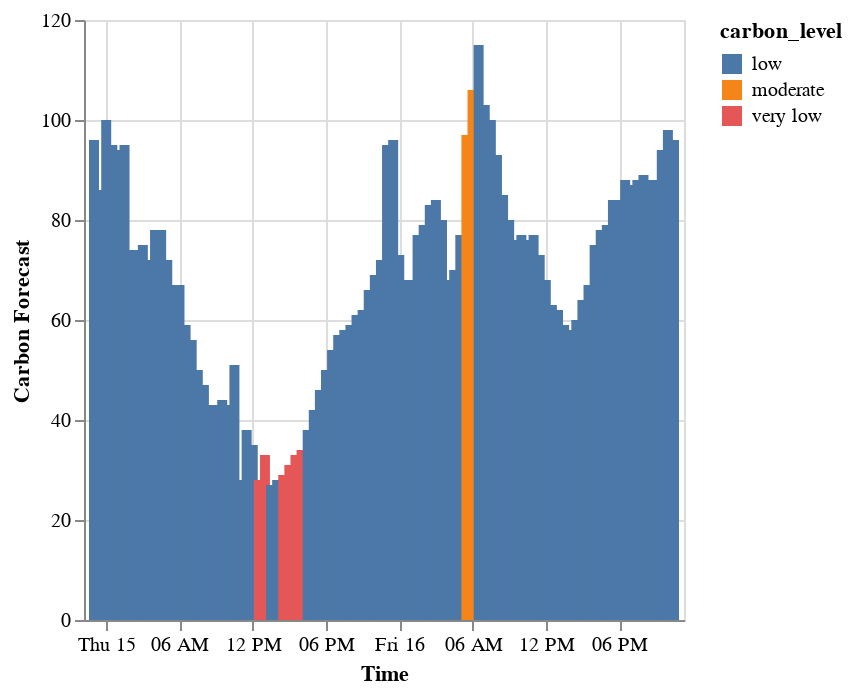

Notebook code for this chart:
### Code cell
carbon_chart_bar = alt.Chart(carbon_df).mark_bar().encode(alt.X('publish_time:T', title='Time'),
                                                       y=alt.Y('forecast:Q', title='Carbon Forecast'),color='carbon_level')
carbon_chart_bar

### Figure 1 — Vega-Lite specification as saved in the notebook (floating-point values rounded to 4 significant figures)
{"config": {"view": {"continuousWidth": 300, "continuousHeight": 300}}, "data": {"name": "data-c2348bda7748e55f8e501ea1b0932f78"}, "mark": {"type": "bar"}, "encoding": {"color": {"field": "carbon_level", "type": "nominal"}, "x": {"field": "publish_time", "title": "Time", "type": "temporal"}, "y": {"field": "forecast", "title": "Carbon Forecast", "type": "quantitative"}}, "$schema": "https://vega.github.io/schema/vega-lite/v5.20.1.json", "datasets": {"data-c2348bda7748e55f8e501ea1b0932f78": [{"publish_time": "2024-08-14T23:00:00", "forecast": 96, "carbon_level": "low"}, {"publish_time": "2024-08-14T23:30:00", "forecast": 86, "carbon_level": "low"}, {"publish_time": "2024-08-15T00:00:00", "forecast": 100, "carbon_level": "low"}, {"publish_time": "2024-08-15T00:30:00", "forecast": 95, "carbon_level": "low"}, {"publish_time": "2024-08-15T01:00:00", "forecast": 94, "carbon_level": "low"}, {"publish_time": "2024-08-15T01:30:00", "forecast": 95, "carbon_level": "low"}, {"publish_time": "2024-08-15T02:00:00", "forecast": 74, "carbon_level": "low"}, {"publish_time": "2024-08-15T02:30:00", "forecast": 74, "carbon_level": "low"}, {"publish_time": "2024-08-15T03:00:00", "forecast": 75, "carbon_level": "low"}, {"publish_time": "2024-08-15T03:30:00", "forecast": 72, "carbon_level": "low"}, {"publish_time": "2024-08-15T04:00:00", "forecast": 78, "carbon_level": "low"}, {"publish_time": "2024-08-15T04:30:00", "forecast": 78, "carbon_level": "low"}, {"publish_time": "2024-08-15T05:00:00", "forecast": 72, "carbon_level": "low"}, {"publish_time": "2024-08-15T05:30:00", "forecast": 67, "carbon_level": "low"}, {"publish_time": "2024-08-15T06:00:00", "forecast": 67, "carbon_level": "low"}, {"publish_time": "2024-08-15T06:30:00", "forecast": 59, "carbon_level": "low"}, {"publish_time": "2024-08-15T07:00:00", "forecast": 56, "carbon_level": "low"}, {"publish_time": "2024-08-15T07:30:00", "forecast": 50, "carbon_level": "low"}, {"publish_time": "2024-08-15T08:00:00", "forecast": 47, "carbon_level": "low"}, {"publish_time": "2024-08-15T08:30:00", "forecast": 43, "carbon_level": "low"}, {"publish_time": "2024-08-15T09:00:00", "forecast": 43, "carbon_level": "low"}, {"publish_time": "2024-08-15T09:30:00", "forecast": 44, "carbon_level": "low"}, {"publish_time": "2024-08-15T10:00:00", "forecast": 43, "carbon_level": "low"}, {"publish_time": "2024-08-15T10:30:00", "forecast": 51, "carbon_level": "low"}, {"publish_time": "2024-08-15T11:00:00", "forecast": 28, "carbon_level": "low"}, {"publish_time": "2024-08-15T11:30:00", "forecast": 38, "carbon_level": "low"}, {"publish_time": "2024-08-15T12:00:00", "forecast": 35, "carbon_level": "low"}, {"publish_time": "2024-08-15T12:30:00", "forecast": 28, "carbon_level": "very low"}, {"publish_time": "2024-08-15T13:00:00", "forecast": 33, "carbon_level": "very low"}, {"publish_time": "2024-08-15T13:30:00", "forecast": 27, "carbon_level": "low"}, {"publish_time": "2024-08-15T14:00:00", "forecast": 28, "carbon_level": "low"}, {"publish_time": "2024-08-15T14:30:00", "forecast": 29, "carbon_level": "very low"}, {"publish_time": "2024-08-15T15:00:00", "forecast": 31, "carbon_level": "very low"}, {"publish_time": "2024-08-15T15:30:00", "forecast": 33, "carbon_level": "very low"}, {"publish_time": "2024-08-15T16:00:00", "forecast": 34, "carbon_level": "very low"}, {"publish_time": "2024-08-15T16:30:00", "forecast": 38, "carbon_level": "low"}, {"publish_time": "2024-08-15T17:00:00", "forecast": 42, "carbon_level": "low"}, {"publish_time": "2024-08-15T17:30:00", "forecast": 46, "carbon_level": "low"}, {"publish_time": "2024-08-15T18:00:00", "forecast": 50, "carbon_level": "low"}, {"publish_time": "2024-08-15T18:30:00", "forecast": 54, "carbon_level": "low"}, {"publish_time": "2024-08-15T19:00:00", "forecast": 57, "carbon_level": "low"}, {"publish_time": "2024-08-15T19:30:00", "forecast": 58, "carbon_level": "low"}, {"publish_time": "2024-08-15T20:00:00", "forecast": 59, "carbon_level": "low"}, {"publish_time": "2024-08-15T20:30:00", "forecast": 61, "carbon_level": "low"}, {"publish_time": "2024-08-15T21:00:00", "forecast": 62, "carbon_level": "low"}, {"publish_time": "2024-08-15T21:30:00", "forecast": 66, "carbon_level": "low"}, {"publish_time": "2024-08-15T22:00:00", "forecast": 69, "carbon_level": "low"}, {"publish_time": "2024-08-15T22:30:00", "forecast": 72, "carbon_level": "low"}, {"publish_time": "2024-08-15T23:00:00", "forecast": 95, "carbon_level": "low"}, {"publish_time": "2024-08-15T23:30:00", "forecast": 96, "carbon_level": "low"}, {"publish_time": "2024-08-16T00:00:00", "forecast": 73, "carbon_level": "low"}, {"publish_time": "2024-08-16T00:30:00", "forecast": 68, "carbon_level": "low"}, {"publish_time": "2024-08-16T01:00:00", "forecast": 68, "carbon_level": "low"}, {"publish_time": "2024-08-16T01:30:00", "forecast": 77, "carbon_level": "low"}, {"publish_time": "2024-08-16T02:00:00", "forecast": 79, "carbon_level": "low"}, {"publish_time": "2024-08-16T02:30:00", "forecast": 83, "carbon_level": "low"}, {"publish_time": "2024-08-16T03:00:00", "forecast": 84, "carbon_level": "low"}, {"publish_time": "2024-08-16T03:30:00", "forecast": 80, "carbon_level": "low"}, {"publish_time": "2024-08-16T04:00:00", "forecast": 68, "carbon_level": "low"}, {"publish_time": "2024-08-16T04:30:00", "forecast": 70, "carbon_level": "low"}, {"publish_time": "2024-08-16T05:00:00", "forecast": 77, "carbon_level": "low"}, {"publish_time": "2024-08-16T05:30:00", "forecast": 97, "carbon_level": "moderate"}, {"publish_time": "2024-08-16T06:00:00", "forecast": 106, "carbon_level": "moderate"}, {"publish_time": "2024-08-16T06:30:00", "forecast": 115, "carbon_level": "low"}, {"publish_time": "2024-08-16T07:00:00", "forecast": 103, "carbon_level": "low"}, {"publish_time": "2024-08-16T07:30:00", "forecast": 100, "carbon_level": "low"}, {"publish_time": "2024-08-16T08:00:00", "forecast": 93, "carbon_level": "low"}, {"publish_time": "2024-08-16T08:30:00", "forecast": 85, "carbon_level": "low"}, {"publish_time": "2024-08-16T09:00:00", "forecast": 80, "carbon_level": "low"}, {"publish_time": "2024-08-16T09:30:00", "forecast": 76, "carbon_level": "low"}, {"publish_time": "2024-08-16T10:00:00", "forecast": 77, "carbon_level": "low"}, {"publish_time": "2024-08-16T10:30:00", "forecast": 76, "carbon_level": "low"}, {"publish_time": "2024-08-16T11:00:00", "forecast": 77, "carbon_level": "low"}, {"publish_time": "2024-08-16T11:30:00", "forecast": 73, "carbon_level": "low"}, {"publish_time": "2024-08-16T12:00:00", "forecast": 68, "carbon_level": "low"}, {"publish_time": "2024-08-16T12:30:00", "forecast": 63, "carbon_level": "low"}, {"publish_time": "2024-08-16T13:00:00", "forecast": 62, "carbon_level": "low"}, {"publish_time": "2024-08-16T13:30:00", "forecast": 59, "carbon_level": "low"}, {"publish_time": "2024-08-16T14:00:00", "forecast": 58, "carbon_level": "low"}, {"publish_time": "2024-08-16T14:30:00", "forecast": 60, "carbon_level": "low"}, {"publish_time": "2024-08-16T15:00:00", "forecast": 64, "carbon_level": "low"}, {"publish_time": "2024-08-16T15:30:00", "forecast": 67, "carbon_level": "low"}, {"publish_time": "2024-08-16T16:00:00", "forecast": 75, "carbon_level": "low"}, {"publish_time": "2024-08-16T16:30:00", "forecast": 78, "carbon_level": "low"}, {"publish_time": "2024-08-16T17:00:00", "forecast": 79, "carbon_level": "low"}, {"publish_time": "2024-08-16T17:30:00", "forecast": 84, "carbon_level": "low"}, {"publish_time": "2024-08-16T18:00:00", "forecast": 84, "carbon_level": "low"}, {"publish_time": "2024-08-16T18:30:00", "forecast": 88, "carbon_level": "low"}, {"publish_time": "2024-08-16T19:00:00", "forecast": 87, "carbon_level": "low"}, {"publish_time": "2024-08-16T19:30:00", "forecast": 88, "carbon_level": "low"}, {"publish_time": "2024-08-16T20:00:00", "forecast": 89, "carbon_level": "low"}, {"publish_time": "2024-08-16T20:30:00", "forecast": 88, "carbon_level": "low"}, {"publish_time": "2024-08-16T21:00:00", "forecast": 88, "carbon_level": "low"}, {"publish_time": "2024-08-16T21:30:00", "forecast": 94, "carbon_level": "low"}, {"publish_time": "2024-08-16T22:00:00", "forecast": 98, "carbon_level": "low"}, {"publish_time": "2024-08-16T22:30:00", "forecast": 96, "carbon_level": "low"}]}}
